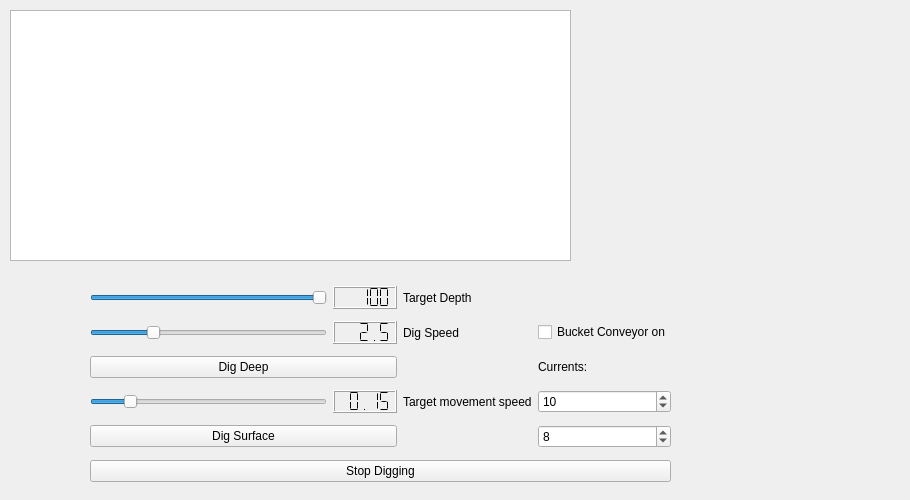
       <widget class="QWidget" name="tab_ExcavationControl">
        <attribute name="title">
         <string>Excavation Control</string>
        </attribute>
        <widget class="QSplitter" name="splitter_4">
         <property name="geometry">
          <rect>
           <x>40</x>
           <y>340</y>
           <width>207</width>
           <height>29</height>
          </rect>
         </property>
         <property name="orientation">
          <enum>Qt::Horizontal</enum>
         </property>
        </widget>
        <widget class="Speedometer" name="speedometer_Excavation" native="true">
         <property name="geometry">
          <rect>
           <x>590</x>
           <y>10</y>
           <width>311</width>
           <height>251</height>
          </rect>
         </property>
        </widget>
        <widget class="QWidget" name="layoutWidget">
         <property name="geometry">
          <rect>
           <x>90</x>
           <y>280</y>
           <width>581</width>
           <height>211</height>
          </rect>
         </property>
         <layout class="QGridLayout" name="gridLayout_4">
          <item row="0" column="1">
           <widget class="QLCDNumber" name="lcdNumber_ExcavationTargetDepth">
            <property name="focusPolicy">
             <enum>Qt::NoFocus</enum>
            </property>
            <property name="smallDecimalPoint">
             <bool>false</bool>
            </property>
            <property name="segmentStyle">
             <enum>QLCDNumber::Flat</enum>
            </property>
            <property name="value" stdset="0">
             <double>100.000000000000000</double>
            </property>
           </widget>
          </item>
          <item row="0" column="0">
           <widget class="DrillSlider" name="slider_ExcavationTargetDepth">
            <property name="focusPolicy">
             <enum>Qt::NoFocus</enum>
            </property>
            <property name="maximum">
             <number>100</number>
            </property>
            <property name="value">
             <number>100</number>
            </property>
            <property name="orientation">
             <enum>Qt::Horizontal</enum>
            </property>
           </widget>
          </item>
          <item row="3" column="2">
           <widget class="QLabel" name="label_6">
            <property name="text">
             <string>Target movement speed</string>
            </property>
           </widget>
          </item>
          <item row="2" column="0" colspan="2">
           <widget class="QPushButton" name="pushButton_DigDeep">
            <property name="text">
             <string>Dig Deep</string>
            </property>
           </widget>
          </item>
          <item row="1" column="3">
           <widget class="QCheckBox" name="checkBox_BucketConveyorOn">
            <property name="focusPolicy">
             <enum>Qt::NoFocus</enum>
            </property>
            <property name="text">
             <string>Bucket Conveyor on</string>
            </property>
           </widget>
          </item>
          <item row="1" column="2">
           <widget class="QLabel" name="label_12">
            <property name="text">
             <string>Dig Speed</string>
            </property>
           </widget>
          </item>
          <item row="5" column="0" colspan="4">
           <widget class="QPushButton" name="pushButton_DigStop">
            <property name="text">
             <string>Stop Digging</string>
            </property>
           </widget>
          </item>
          <item row="0" column="2">
           <widget class="QLabel" name="label_11">
            <property name="text">
             <string>Target Depth</string>
            </property>
           </widget>
          </item>
          <item row="1" column="1">
           <widget class="QLCDNumber" name="lcdNumber_ExcavationDigSpeed">
            <property name="segmentStyle">
             <enum>QLCDNumber::Flat</enum>
            </property>
            <property name="value" stdset="0">
             <double>2.500000000000000</double>
            </property>
           </widget>
          </item>
          <item row="4" column="0" colspan="2">
           <widget class="QPushButton" name="pushButton_DigSurface">
            <property name="text">
             <string>Dig Surface</string>
            </property>
           </widget>
          </item>
          <item row="3" column="0">
           <widget class="QSlider" name="slider_ExcavationMoveSpeed">
            <property name="maximum">
             <number>100</number>
            </property>
            <property name="value">
             <number>15</number>
            </property>
            <property name="orientation">
             <enum>Qt::Horizontal</enum>
            </property>
           </widget>
          </item>
          <item row="3" column="1">
           <widget class="QLCDNumber" name="lcdNumber_ExcavationMoveSpeed">
            <property name="segmentStyle">
             <enum>QLCDNumber::Flat</enum>
            </property>
            <property name="value" stdset="0">
             <double>0.150000000000000</double>
            </property>
           </widget>
          </item>
          <item row="1" column="0">
           <widget class="QSplitter" name="splitter_3">
            <property name="orientation">
             <enum>Qt::Horizontal</enum>
            </property>
            <widget class="QSlider" name="slider_ExcavationDigSpeed">
             <property name="focusPolicy">
              <enum>Qt::NoFocus</enum>
             </property>
             <property name="maximum">
              <number>100</number>
             </property>
             <property name="value">
              <number>25</number>
             </property>
             <property name="orientation">
              <enum>Qt::Horizontal</enum>
             </property>
            </widget>
           </widget>
          </item>
          <item row="3" column="3">
           <widget class="QSpinBox" name="spinBox_upperCurrent">
            <property name="maximum">
             <number>20</number>
            </property>
            <property name="value">
             <number>10</number>
            </property>
           </widget>
          </item>
          <item row="4" column="3">
           <widget class="QSpinBox" name="spinBox_lowerCurrent">
            <property name="maximum">
             <number>20</number>
            </property>
            <property name="value">
             <number>8</number>
            </property>
           </widget>
          </item>
          <item row="2" column="3">
           <widget class="QLabel" name="label">
            <property name="text">
             <string>Currents:</string>
            </property>
           </widget>
          </item>
         </layout>
        </widget>
        <widget class="QtCharts::QChartView" name="chartView">
         <property name="geometry">
          <rect>
           <x>10</x>
           <y>10</y>
           <width>561</width>
           <height>251</height>
          </rect>
         </property>
        </widget>
       </widget>
